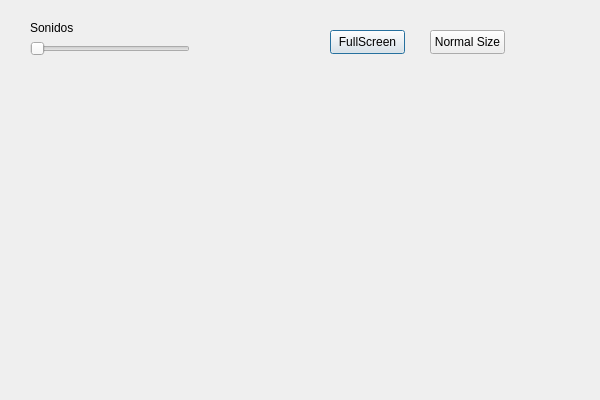
<?xml version="1.0" encoding="UTF-8"?>
<ui version="4.0">
 <class>settingsClass</class>
 <widget class="QDialog" name="settingsClass">
  <property name="windowModality">
   <enum>Qt::NonModal</enum>
  </property>
  <property name="geometry">
   <rect>
    <x>0</x>
    <y>0</y>
    <width>600</width>
    <height>400</height>
   </rect>
  </property>
  <property name="windowTitle">
   <string>settings</string>
  </property>
  <widget class="QSlider" name="horizontalSlider">
   <property name="geometry">
    <rect>
     <x>30</x>
     <y>40</y>
     <width>160</width>
     <height>18</height>
    </rect>
   </property>
   <property name="orientation">
    <enum>Qt::Horizontal</enum>
   </property>
  </widget>
  <widget class="QLabel" name="label">
   <property name="geometry">
    <rect>
     <x>30</x>
     <y>20</y>
     <width>49</width>
     <height>16</height>
    </rect>
   </property>
   <property name="text">
    <string>Sonidos</string>
   </property>
  </widget>
  <widget class="QPushButton" name="fullscreen">
   <property name="geometry">
    <rect>
     <x>330</x>
     <y>30</y>
     <width>75</width>
     <height>24</height>
    </rect>
   </property>
   <property name="text">
    <string>FullScreen</string>
   </property>
  </widget>
  <widget class="QPushButton" name="normalscreen">
   <property name="geometry">
    <rect>
     <x>430</x>
     <y>30</y>
     <width>75</width>
     <height>24</height>
    </rect>
   </property>
   <property name="text">
    <string>Normal Size</string>
   </property>
  </widget>
 </widget>
 <layoutdefault spacing="6" margin="11"/>
 <resources/>
 <connections/>
</ui>
